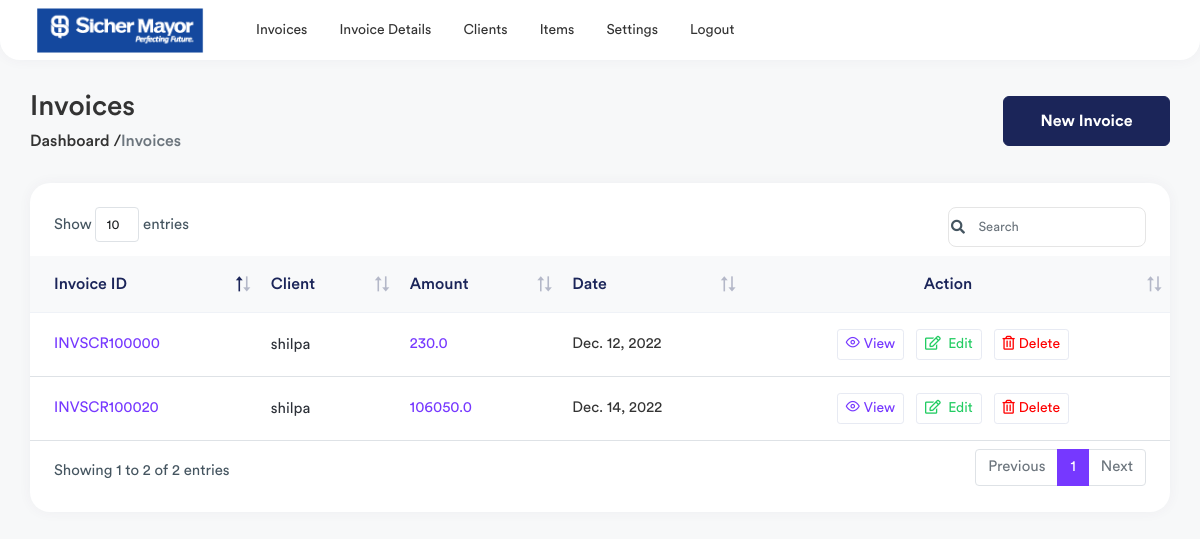
The app's page / (signed in) with its own data.
### invoice/models.py (models this page shows, shortened)
class Invoice(models.Model):
    invoice_number = models.CharField(max_length=50,null=True)
    client = models.ForeignKey(Client,on_delete=models.CASCADE,null=True)
    date = models.DateField(null=True)
    item_total = models.FloatField(default=0)
    tax_amount = models.FloatField(default=0)
    grand_total = models.FloatField(default=0)
    amount_paid = models.FloatField(default=0)
    note = models.CharField(max_length=2000,null=True)

class Client(models.Model):
    name = models.CharField(max_length=200,null=True)
    email = models.CharField(max_length=200,null=True)
    address = models.CharField(max_length=500,null=True)
    city = models.CharField(max_length=500,null=True)
    country = models.CharField(max_length=50,null=True)
    zipcode = models.CharField(max_length=20,null=True)
    phone = models.CharField(max_length=20,unique=True,null=True)
    class Meta:
        verbose_name_plural = ("Client")

### invoice/views.py (the view)
# urls.py: path('',views.home, name='home'),
@login_required(login_url="/login-page/")
def home(request):
    invoices = Invoice.objects.all()
    context = {
        "invoices" : invoices,
    }
    return render(request,'invoice-list.html',context)

### templates/invoice-list.html (shortened to what this page needs)
{% extends 'base.html' %}
{% load static %}
{% block content %}
<div class="page-wrapper">
    <div class="content container-fluid">
        <div class="page-header">
            <div class="row align-items-center">
                <div class="col">
                    <h3 class="page-title">Invoices</h3>
                    <ul class="breadcrumb">
                        <li class=""><a href="index.html">Dashboard /</a></li>
                        <li class="breadcrumb-item active">Invoices</li>
                    </ul>
                </div>
                <div class="col-auto">
                </div>
                <div class="col-lg-4 col-md-4">
                    <div class="invoices-settings-btn">
                        <a href="{% url 'invoice:invoice' %}" class="btn">
                             New Invoice
                        </a>
                    </div>
                </div>
            </div>
        </div>
        <div class="row">
            <div class="col-sm-12">
                <div class="card card-table">
                    <div class="card-body">
                        <div class="table-responsive">
                            <table class="table table-stripped table-hover datatable">
                                <thead class="thead-light">
                                    <tr>
                                        <th>Invoice ID</th>
                                        <th>Client</th>
                                        <th>Amount</th>
                                        <th>Date</th>
                                        <th class="text-center">Action</th>
                                    </tr>
                                </thead>
                                <tbody>
                                    {% for invoice in invoices %}
                                    <tr>
                                        <td>
                                            <a href="view-invoice.html" class="invoice-link">{{invoice.invoice_number}}</a>
                                        </td>
                                        <td>
                                            <h2 class="table-avatar">
                                                {{invoice.client.name}}
                                            </h2>
                                        </td>
                                        <td class="text-primary">{{invoice.grand_total}}</td>
                                        <td>{{invoice.date}}</td>
                                        <td class="text-center">
                                            <a href="{% url 'invoice:bill' invoice.id %}"
                                                class="btn btn-sm btn-white text-primary me-2"><i
                                                    class="fe fe-eye me-1"></i>View</a>
                                            <a href=""
                                                class="btn btn-sm btn-white text-success me-2"><i
                                                    class="far fa-edit me-1"></i> Edit</a>
                                            <a onclick=""
                                                class="btn btn-sm btn-white text-danger me-2"><i
                                                    class="far fa-trash-alt me-1"></i>Delete</a>
                                        </td>
                                    </tr>
                                    {% endfor %}
                                </tbody>
                            </table>
                        </div>
                    </div>
                </div>
            </div>
        </div>
    </div>
</div>
{% endblock %}

### records on screen
Invoice: invoice_number "INVSCR100000", client.name "shilpa", grand_total "230.0", date "Dec. 12, 2022"
Invoice: invoice_number "INVSCR100020", client.name "shilpa", grand_total "106050.0", date "Dec. 14, 2022"
